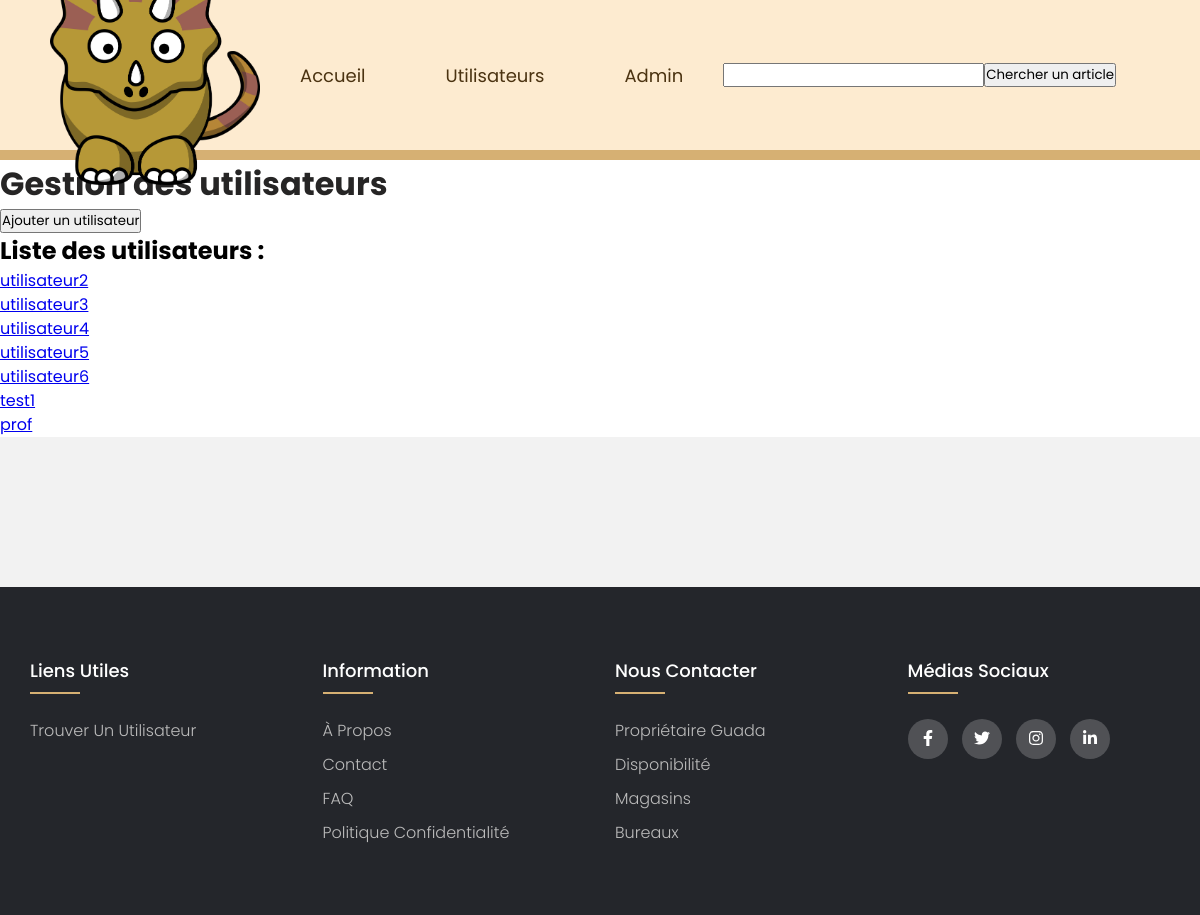
Screenshot of /utilisateurs with the database file from the repository.
### tables this page shows
CREATE TABLE Utilisateurs (
    nom_utilisateur VARCHAR(50) PRIMARY KEY NOT NULL,
    mot_de_passe_hash TEXT NON NULL,
    mot_de_passe_salt TEXT NON NULL,
    nom VARCHAR(50) NOT NULL,
    prenom VARCHAR(50) NOT NULL,
    courriel VARCHAR(100) NOT NULL,
    photo_profil BLOB,
    est_active BOOLEAN NOT NULL DEFAULT 1
);

### app.py (the view)
@app.route('/utilisateurs', methods=['GET', 'POST'])
def gestion_utilisateurs():
    utilisateurs = get_db()
    listeUtilisateurs = utilisateurs.get_all_users()
    return render_template('utilisateurs.html', utilisateurs=listeUtilisateurs)

### app.py (called while the page is built)
def get_db():
    db = getattr(g, '_database', None)
    if db is None:
        g._database = Database()
    return g._database

### database.py (called while the page is built)
def _build_utilisateur(result_set_item):
    utilisateur = {}
    utilisateur["nom_utilisateur"] = result_set_item[0]
    utilisateur["mot_de_passe_hash"] = result_set_item[1]
    utilisateur["mot_de_passe_salt"] = result_set_item[2]
    utilisateur["nom"] = result_set_item[3]
    utilisateur["prenom"] = result_set_item[4]
    utilisateur["courriel"] = result_set_item[5]
    utilisateur["photo_profil"] = result_set_item[6]
    utilisateur["est_active"] = result_set_item[7]
    return utilisateur

    def get_connection(self):
        if self.connection is None:
            self.connection = sqlite3.connect('db/cms.db')
        return self.connection

    def get_all_users(self):
        cursor = self.get_connection().cursor()
        cursor.execute("SELECT nom_utilisateur, mot_de_passe_hash, mot_de_passe_salt, nom, prenom, courriel, photo_profil, est_active FROM Utilisateurs")
        all_data = cursor.fetchall()
        return [_build_utilisateur(item) for item in all_data]

### templates/utilisateurs.html (shortened to what this page needs)
<!DOCTYPE html>
 <html lang="en">
 <head>
    <link rel="stylesheet" href="/css/indiv.css">
    <link rel="stylesheet" href="/css/footer.css">
 </head>
 <body>
   <div class="nav-head"></div>
   <section id="home" class="home-container">
    <header id="header" class="header">
        <a href="{{ url_for('index') }}"><img src="/images/illustration/trice.png" alt="Dino Logo" class="logo"></a>
        <ul class="nav-links">
            <li>
                <a href="{{ url_for('index') }}" data-text="Accueil">Accueil</a>
            </li>
            <li>
                <a href="{{ url_for('gestion_utilisateurs') }}" data-text="Utilisateurs">Utilisateurs</a>
            </li>
            <li>
                <a href="{{ url_for('admin') }}" data-text="Admin">Admin</a>
            </li>
        </ul>
<input type="search" id="search" value="">
<input type="button" id="button" class="search" onclick="ouvrirPage()" value="Chercher un article">
</header>
  </section>
  <h1>Gestion des utilisateurs</h1>
    <form action="{{ url_for('ajouter_utilisateur') }}" method="GET">
        <button type="submit">Ajouter un utilisateur</button>
    </form>
    <h2>Liste des utilisateurs :</h2>
    <ul>
        {% for utilisateur in utilisateurs %}
            <li>
                <a href="/modifier_desactiver/{{ utilisateur.nom_utilisateur }}">{{ utilisateur.nom_utilisateur }}</a>
            </li>
        {% endfor %}
    </ul>
   <div style="height: 150px; display: block; background-color: #f2f2f2;"></div>
   <footer class="footer">
    <div class="container">
        <div class="row">
            <div class="footer-col">
                <h4>Liens Utiles</h4>
                <ul>
                    <li><a href="{{ url_for('gestion_utilisateurs') }}">Trouver un utilisateur</a></li>
                </ul>
            </div>
            <div class="footer-col">
                <h4>Information</h4>
                <ul>
                    <li><a href="#">À propos</a></li>
                    <li><a href="#">Contact</a></li>
                    <li><a href="#">FAQ</a></li>
                    <li><a href="#">Politique Confidentialité</a></li>
                </ul>
            </div>
            <div class="footer-col">
                <h4>Nous contacter</h4>
                <ul>
                    <li><a href="#">Propriétaire Guada</a></li>
                    <li><a href="#">Disponibilité</a></li>
                    <li><a href="#">Magasins</a></li>
                    <li><a href="#">Bureaux</a></li>
                </ul>
            </div>
            <div class="footer-col">
                <h4>Médias Sociaux</h4>
                <div class="social-links">
                    <a href="#"><i class="fab fa-facebook-f"></i></a>
                    <a href="#"><i class="fab fa-twitter"></i></a>
                    <a href="#"><i class="fab fa-instagram"></i></a>
                    <a href="#"><i class="fab fa-linkedin-in"></i></a>
                </div>
            </div>
        </div>
    </div>
</footer>
</body>
</html>

### static/css/indiv.css (style rules this page uses)
* { margin: 0; padding: 0; box-sizing: border-box; scroll-behavior: smooth; font-family: "Poppins", sans-serif; }
.home-container { min-height: 20vh; background-color: #d6b073; }
.header { position: absolute; width: 100%; height: 150px; display: flex; align-items: center; padding: 0 50px; }
.logo { width: 210px; }
.nav-links { display: flex; list-style: none; }
.nav-links li { margin: 40px; overflow: hidden; }
.nav-links a { font-size: 18px; text-decoration: none; color: #4b3311; position: relative; display: block; transition: transform 0.4s; }
.nav-links a::before { content: attr(data-text); position: absolute; top: 100%; }
.nav-head { display: block; position: absolute; top: 0; width: 100%; height: 150px; background-color: #FDEBD0; }
h1 { color: rgb(38, 37, 37); }

### static/css/footer.css (style rules this page uses)
body { line-height: 1.5; font-family: 'Poppins', sans-serif; }
* { margin:0; padding:0; box-sizing: border-box; }
.container { max-width: 1170px; margin:auto; }
.row { display: flex; flex-wrap: wrap; }
ul { list-style: none; }
.footer { background-color: #24262b; padding: 70px 0; }
.footer-col { width: 25%; padding: 0 15px; }
.footer-col h4 { font-size: 18px; color: #ffffff; text-transform: capitalize; margin-bottom: 35px; font-weight: 500; position: relative; }
.footer-col h4::before { content: ''; position: absolute; left:0; bottom: -10px; background-color: #d6b073; height: 2px; box-sizing: border-box; width: 50px; }
.footer-col ul li:not(:last-child) { margin-bottom: 10px; }
.footer-col ul li a { font-size: 16px; text-transform: capitalize; color: #ffffff; text-decoration: none; font-weight: 300; color: #bbbbbb; display: block; transition: all 0.3s ease; }
.footer-col .social-links a { display: inline-block; height: 40px; width: 40px; background-color: rgba(255,255,255,0.2); margin:0 10px 10px 0; text-align: center; line-height: 40px; border-radius: 50%; color: #ffffff; transition: all 0.5s ease; }

### rows the page displays
Utilisateurs: nom_utilisateur "utilisateur2"
Utilisateurs: nom_utilisateur "utilisateur3"
Utilisateurs: nom_utilisateur "utilisateur4"
Utilisateurs: nom_utilisateur "utilisateur5"
Utilisateurs: nom_utilisateur "utilisateur6"
Utilisateurs: nom_utilisateur "test1"
Utilisateurs: nom_utilisateur "prof"
